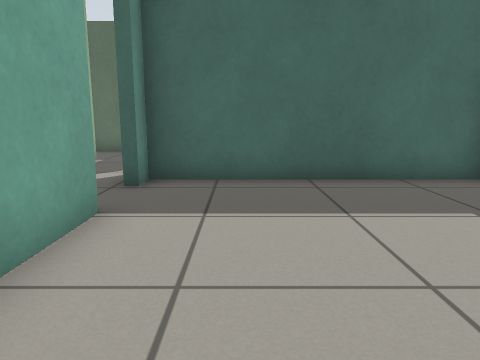
[1] (above)

20 first-person views from a walk through a Gazebo world. The camera is 0.65 m above the floor, tilts 10° down and sees 70° across. The floor is counted in squares, 0.5 m on a side. Each view is taken from the middle of a square. On the plan, view 1 faces up. The plan holds only what a view shows up to about 14 squares ahead; the rest is blank.

[2]
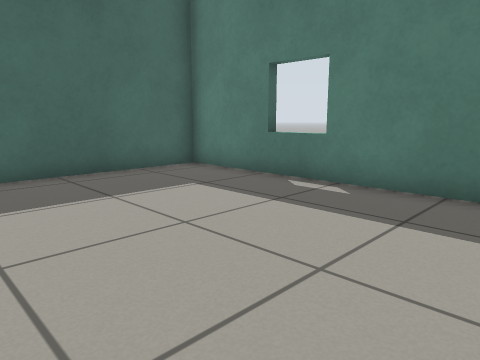

[3]
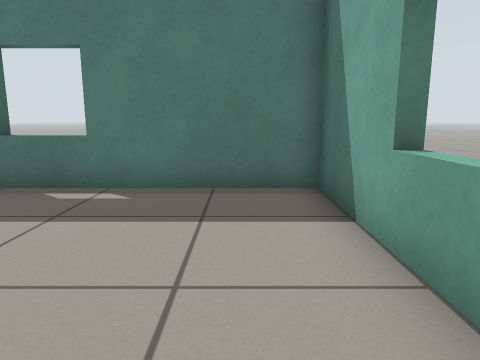

[4]
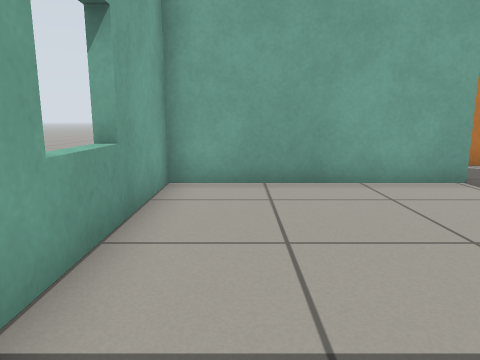

[5]
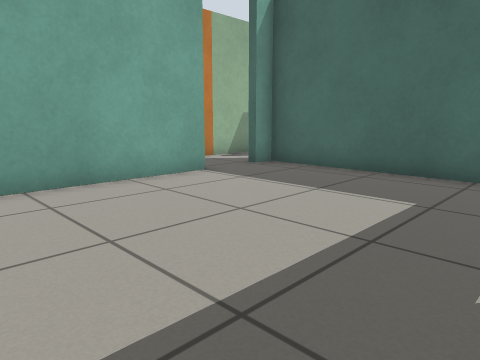

[6]
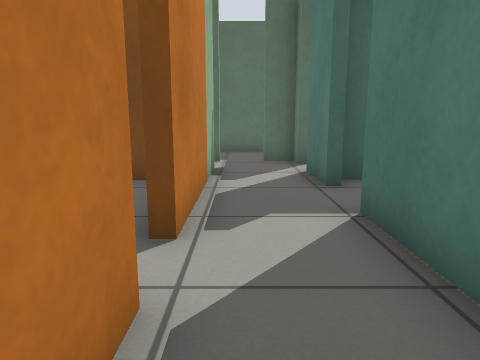

[7]
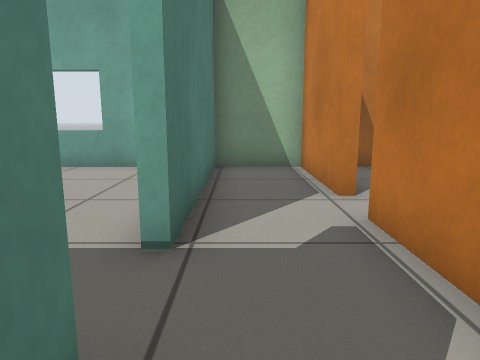

[8]
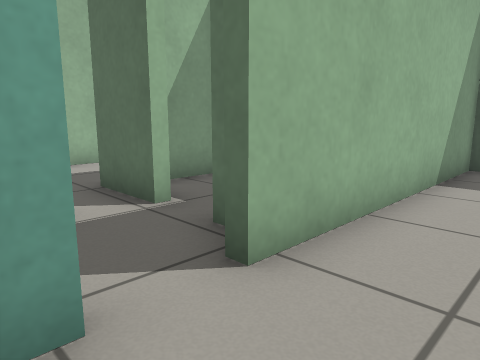

[9]
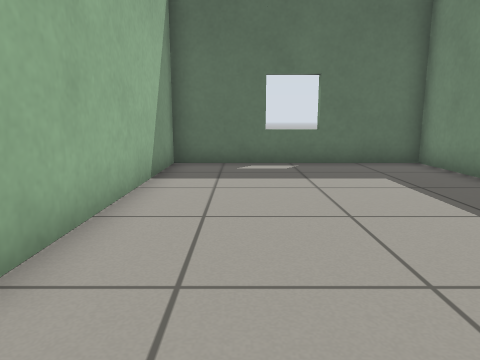

[10]
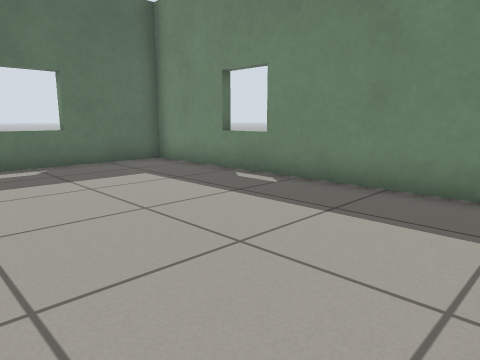

[11]
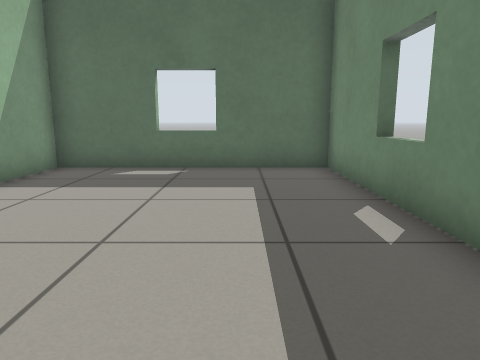

[12]
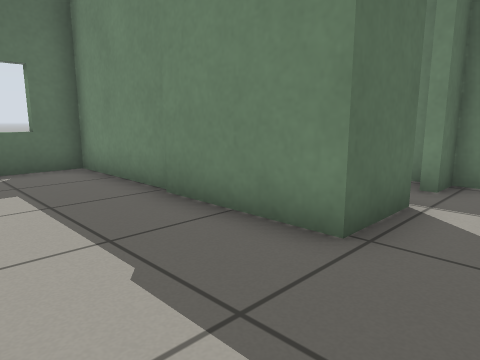

[13]
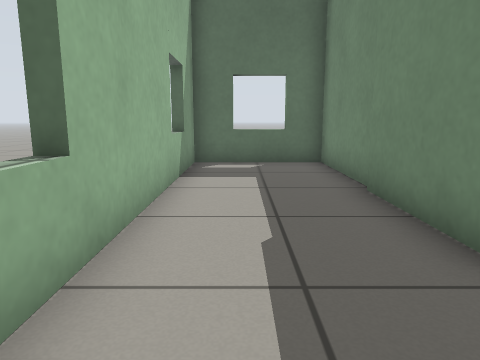

[14]
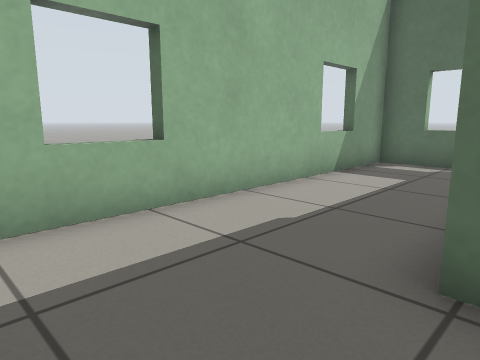

[15]
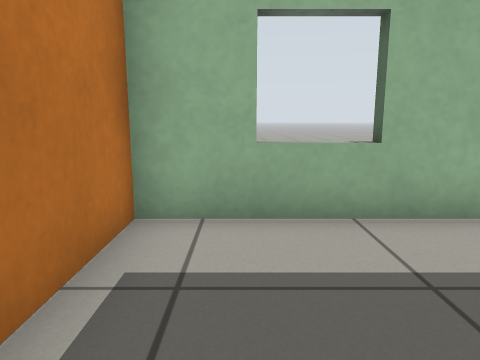

[16]
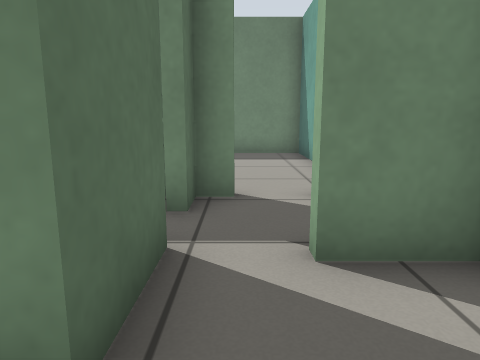

[17]
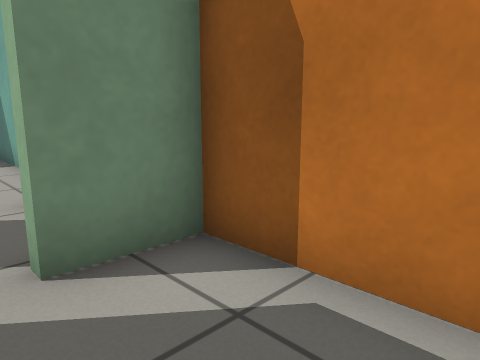

[18]
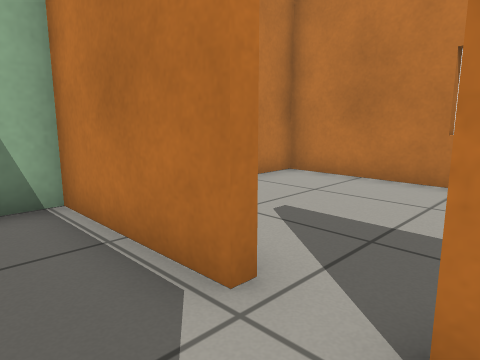

[19]
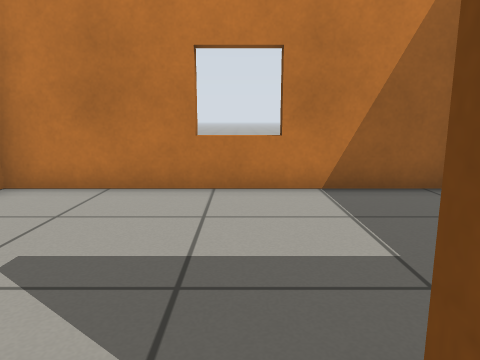

[20]
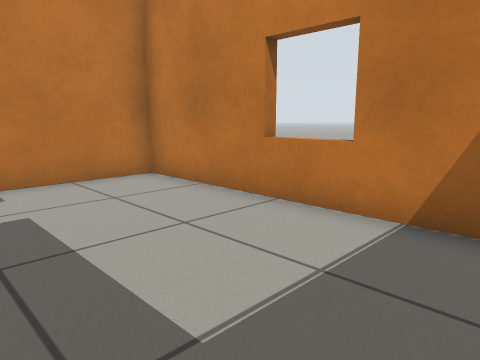

### Floor plan
Ten units are one square. View 1 is at (0, 0); x grows to the right and y downward. Boxes are objects, and circles mark ways between rooms. Rooms are numbered by the first view taken in them; rooms with no view inside come last. Other rooms are left out.
<svg viewBox="-109 -190 168 210">
<path fill="none" stroke="#000" d="M-20 -47 -20 15 54 15 54 -74 -20 -74M-47 -22 -47 15 -23 15 -23 -47M-47 -45 -47 -35M-20 -67 -23 -67 -23 -87M-47 -93 -47 -45M27 -76 54 -76 54 -183 -20 -183 -20 -101M-20 -87 -20 -82M-66 -144 -66 -185M-46 -108 -66 -108 -66 -142M-64 -185 -104 -185 -104 -76 -50 -76 -50 -93 -47 -93M-51 -22 -47 -22M-104 -69 -104 15 -63 15M-32 -108 -32 -111M-30 -140 -59 -140M-63 -135 -63 -121M-20 -101 -23 -101 -23 -108 -32 -108"/>
<circle cx="-20" cy="-55" r="3" fill="#2a7"/>
<circle cx="-35" cy="-40" r="3" fill="#2a7"/>
<circle cx="-50" cy="-30" r="3" fill="#2a7"/>
<circle cx="-35" cy="-75" r="3" fill="#2a7"/>
<circle cx="-20" cy="-95" r="3" fill="#2a7"/>
<circle cx="-50" cy="-100" r="3" fill="#2a7"/>
<circle cx="-40" cy="-110" r="3" fill="#2a7"/>
<text x="20" y="-30">1</text>
<text x="-40" y="-20">2</text>
<text x="-30" y="-60">3</text>
<text x="20" y="-130">4</text>
<text x="-80" y="-130">5</text>
<text x="-80" y="-30">6</text>
<text x="-40" y="-120">7</text>
<text x="-30" y="-100">8</text>
</svg>
Room 1 opens to room 3. Room 2 opens to room 3. Room 2 opens to room 6. Room 3 opens to room 8. Room 4 opens to room 8. Room 5 opens to room 8. Room 7 opens to room 8.

Where each view was taken, in squares from view 1:
view 1: 0 up, 0 right, facing up
view 2: 1 down, 1 left, facing up-right
view 3: 0 up, 1 left, facing right
view 4: 0 up, 5 right, facing left
view 5: 1 down, 5 right, facing up-left
view 6: 0 up, 4 left, facing up
view 7: 8 up, 3 left, facing down
view 8: 8 up, 0 right, facing up-left
view 9: 8 up, 0 right, facing up
view 10: 8 up, 1 left, facing up-right
view 11: 9 up, 3 right, facing up
view 12: 9 up, 10 left, facing up-right
view 13: 8 up, 9 left, facing up
view 14: 8 up, 6 left, facing up-left
view 15: 9 up, 6 left, facing left
view 16: 10 up, 8 left, facing right
view 17: 10 up, 8 left, facing down-right
view 18: 4 up, 3 left, facing down-left
view 19: 3 up, 4 left, facing left
view 20: 6 up, 6 left, facing down-left
